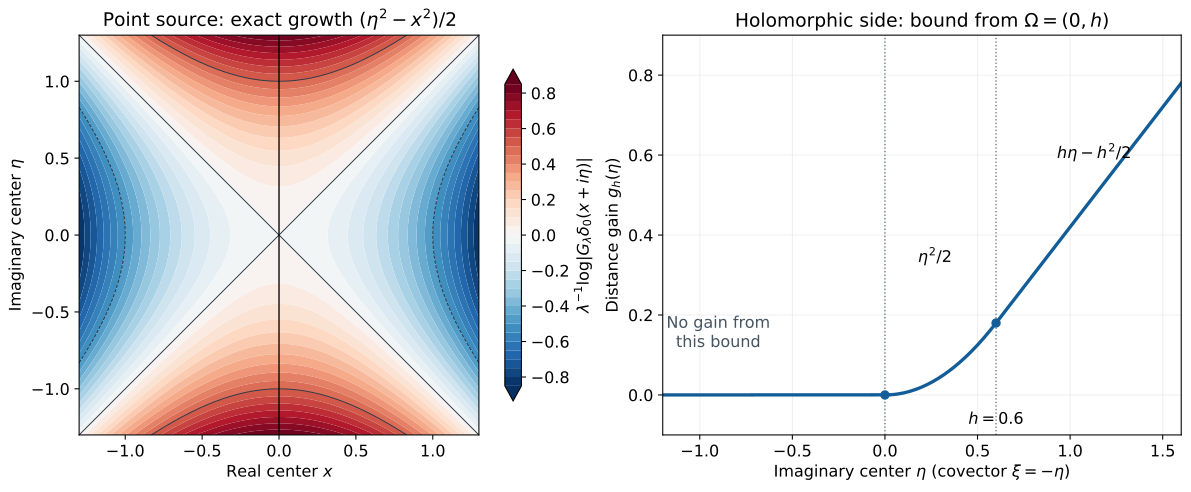

The Python source for this figure:
"""Exact scalar illustrations for Gaussian windows and analytic directions, CC0."""
from pathlib import Path
import numpy as np
import matplotlib
matplotlib.use('Agg')
import matplotlib.pyplot as plt
out=Path(__file__).resolve().parent
x=np.linspace(-1.3,1.3,321);eta=np.linspace(-1.3,1.3,321)
X,Y=np.meshgrid(x,eta);phase=(Y*Y-X*X)/2
h=.6;t=np.linspace(-1.2,1.6,561)
distance=np.maximum(np.maximum(-t,t-h),0)
gain=(t*t-distance*distance)/2
piece=np.where(t<=0,0,np.where(t<=h,t*t/2,h*t-h*h/2))
assert np.max(np.abs(gain-piece))<1e-14
assert np.max(np.abs(Y*Y/2-phase-X*X/2))<1e-14
plt.rcParams.update({'font.size':12,'axes.titlesize':14,'svg.fonttype':'none','svg.hashsalt':'AN01-U111-gaussian-carrier-gaps'})
fig,axs=plt.subplots(1,2,figsize=(12.8,5.0),constrained_layout=True)
a=axs[0];im=a.contourf(X,Y,phase,levels=np.linspace(-.85,.85,35),cmap='RdBu_r',extend='both')
a.contour(X,Y,phase,levels=[-.5,0,.5],colors='#253343',linewidths=.7)
a.axvline(0,color='black',linewidth=1)
a.set(xlabel=r'Real center $x$',ylabel=r'Imaginary center $\eta$',title=r'Point source: exact growth $(\eta^2-x^2)/2$',aspect='equal')
fig.colorbar(im,ax=a,label=r'$\lambda^{-1}\log|G_\lambda\delta_0(x+i\eta)|$',shrink=.83)
a=axs[1];a.plot(t,gain,color='#125d98',linewidth=2.5)
a.axvline(0,color='#657482',linestyle=':',linewidth=1)
a.axvline(h,color='#657482',linestyle=':',linewidth=1)
a.scatter([0,h],[0,h*h/2],color='#125d98',zorder=3)
a.text(-.9,.12,'No gain from\nthis bound',ha='center',color='#455461')
a.text(.27,.33,r'$\eta^2/2$',ha='center')
a.text(1.13,.59,r'$h\eta-h^2/2$',ha='center')
a.text(.6,-.075,r'$h=0.6$',ha='center')
a.set(xlabel=r'Imaginary center $\eta$ (covector $\xi=-\eta$)',ylabel=r'Distance gain $g_h(\eta)$',title=r'Holomorphic side: bound from $\Omega=(0,h)$',ylim=(-.1,.9),xlim=(-1.2,1.6))
a.grid(alpha=.18)
for ext in ['png','svg']:
 target=out/('gaussian-carrier-gaps.'+ext)
 fig.savefig(target,dpi=170,bbox_inches='tight',metadata={'Date':None} if ext=='svg' else None)
 if ext=='svg':
  target.write_bytes(('\n'.join(line.rstrip() for line in target.read_text(encoding='utf-8').splitlines())+'\n').encode('utf-8'))
print('Exact scalar identities checked; figure saved.')
